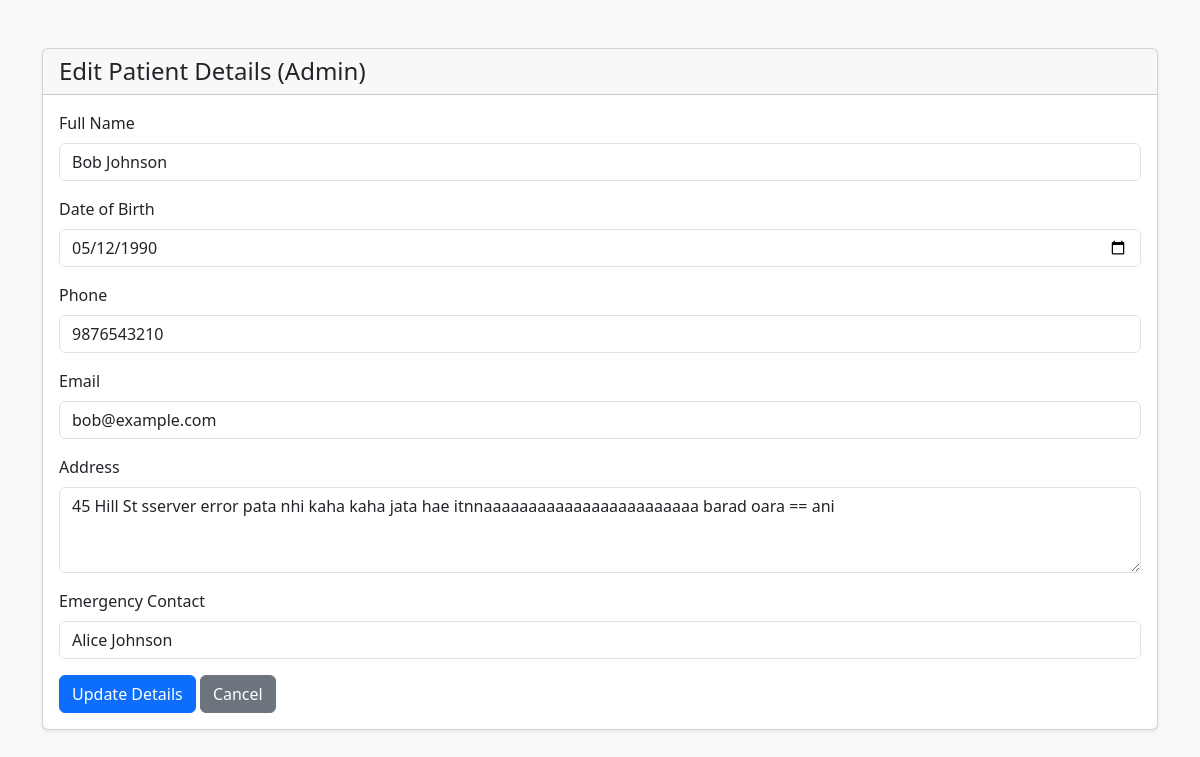
Screenshot of /admin/edit-patient/bobj (signed in) with the database file from the repository.
### models/models.py (models this page shows)
class Patient(db.Model):
    id=db.Column(db.Integer(),primary_key=True)
    userid = db.Column(db.Integer(),nullable=False)
    name=db.Column(db.String(50),nullable = False)
    dob = db.Column(db.String(20),nullable = False)
    phone= db.Column(db.Integer(),nullable = False)
    email=db.Column(db.String(50),nullable = False)
    address=db.Column(db.String(200),nullable = False)
    emergencycontact=db.Column(db.String(50),nullable = False)

### controllers/editPateintDetailsByAdmin.py (the view, shortened to what this page needs)
@theeditpatientdetailsByAdmin.route("/admin/edit-patient/<string:username>", methods=['GET','POST'])
def EditPatientDetailsByAdmin(username):
    if('user' in session):
        patientuserid= User.query.filter_by(username=username, role="patient").first().id
        print("Patient username to edit:", patientuserid)
        patient = Patient.query.filter_by(userid=patientuserid).first_or_404()
    return render_template("editPatientDetailsByAdmin.html", patient=patient)

### templates/editPatientDetailsByAdmin.html (shortened to what this page needs)
<!DOCTYPE html>
<html lang="en">
<head>
    <link rel="stylesheet" href="https://cdn.jsdelivr.net/npm/bootstrap@5.3.0/dist/css/bootstrap.min.css">
</head>
<body class="bg-light">
<div class="container mt-5">
    <div class="card shadow-sm">
        <div class="card-header">
            <h4 class="mb-0">Edit Patient Details (Admin)</h4>
        </div>
        <div class="card-body">
            <form method="POST">
                <div class="mb-3">
                    <label class="form-label">Full Name</label>
                    <input type="text" name="name" class="form-control"
                           value="{{ patient.name }}" required>
                </div>
                <div class="mb-3">
                    <label class="form-label">Date of Birth</label>
                    <input type="date" name="dob" class="form-control"
                           value="{{ patient.dob }}" required>
                </div>
                <div class="mb-3">
                    <label class="form-label">Phone</label>
                    <input type="text" name="phone" class="form-control"
                           value="{{ patient.phone }}" required>
                </div>
                <div class="mb-3">
                    <label class="form-label">Email</label>
                    <input type="email" name="email" class="form-control"
                           value="{{ patient.email }}" required>
                </div>
                <div class="mb-3">
                    <label class="form-label">Address</label>
                    <textarea name="address" class="form-control" rows="3" required>{{ patient.address }}</textarea>
                </div>
                <div class="mb-3">
                    <label class="form-label">Emergency Contact</label>
                    <input type="text" name="emergencycontact" class="form-control"
                           value="{{ patient.emergencycontact }}" required>
                </div>
                <button type="submit" class="btn btn-primary">Update Details</button>
                <a href="/dashboard/admin" class="btn btn-secondary">Cancel</a>
            </form>
        </div>
    </div>
</div>
</body>
</html>

### rows the page displays
Patient: name "Bob Johnson", dob "05/12/1990", phone "9876543210", email "bob@example.com", address "45 Hill St sserver error pata nhi kaha kaha jata hae itnnaaaaaaaaaaaaaaaaaaaaaaaa barad oara == ani", emergencycontact "Alice Johnson"
